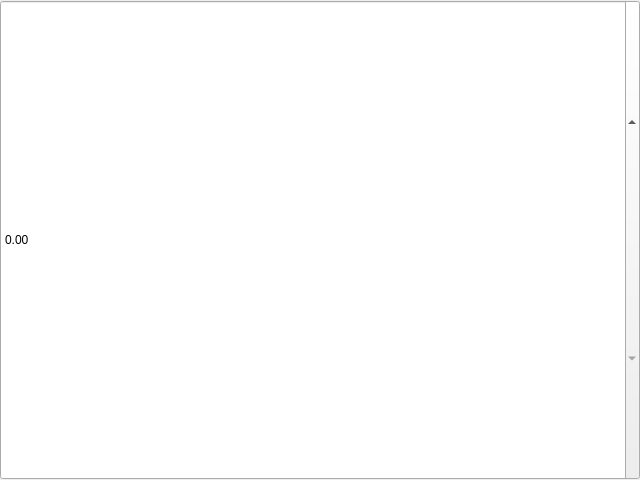
<?xml version="1.0" encoding="UTF-8"?>
<ui version="4.0">
 <class>DoubleSpinBoxHost</class>
 <widget class="QDoubleSpinBox" name="DoubleSpinBoxHost">
  <property name="geometry">
   <rect>
    <x>0</x>
    <y>0</y>
    <width>640</width>
    <height>480</height>
   </rect>
  </property>
  <property name="windowTitle">
   <string>QDoubleSpinBox</string>
  </property>
  <property name="toolTip">
   <string>QDoubleSpinBox host</string>
  </property>
 </widget>
 <resources/>
 <connections/>
</ui>
